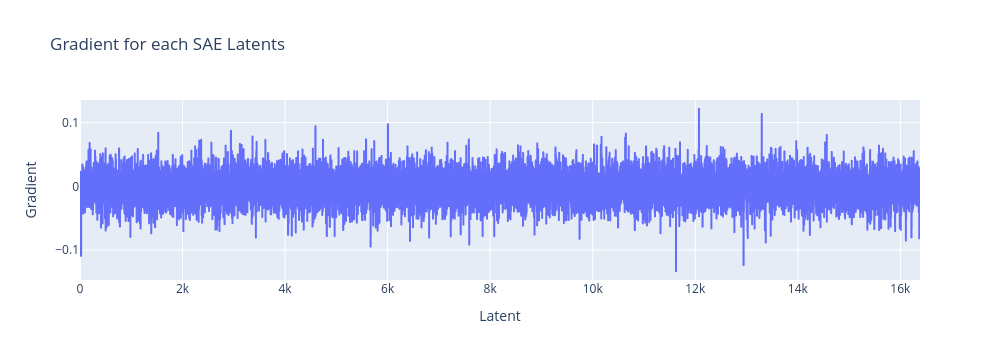

The code cell stored with this chart in its notebook:
### Markdown cell above
12072 is relevant to erotic and pornographic content

### Code cell
# Plot line chart of latent activations
px.line(
    sae_dec_projection.cpu().numpy(),
    title=f"Gradient for each SAE Latents",
    labels={"index": "Latent", "value": "Gradient"},
    width=1000,
).update_layout(showlegend=False).show()

### Figure 1 — Plotly figure (JSON) as saved in the notebook; plotly's stock layout.template omitted (floating-point values rounded to 4 significant figures; data arrays with more than 128 entries replaced by an {"elided": "..."} marker saying what was removed)
{"data": [{"hovertemplate": "variable=0<br>Latent=%{x}<br>Gradient=%{y}<extra></extra>", "legendgroup": "0", "line": {"color": "#636efa", "dash": "solid"}, "marker": {"symbol": "circle"}, "mode": "lines", "name": "0", "showlegend": true, "type": "scattergl", "x": {"elided": "16384 int values"}, "xaxis": "x", "y": {"elided": "16384 float values"}, "yaxis": "y"}], "layout": {"height": 360, "legend": {"title": {"text": "variable"}, "tracegroupgap": 0}, "showlegend": false, "title": {"text": "Gradient for each SAE Latents"}, "width": 1000, "xaxis": {"anchor": "y", "autorange": true, "domain": [0, 1], "range": [0, 16383], "showspikes": false, "title": {"text": "Latent"}, "type": "linear"}, "yaxis": {"anchor": "x", "autorange": true, "domain": [0, 1], "range": [-0.1468, 0.1355], "showspikes": false, "title": {"text": "Gradient"}, "type": "linear"}}}
